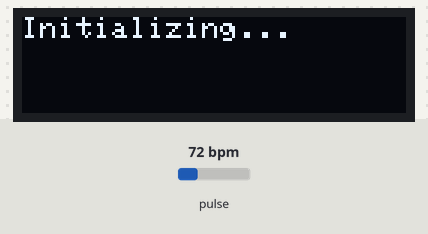
This program was run on a simulated ESP32. Parts: 128×32 one-colour display. The test bench sets the inputs (shaded band); at power-on: pulse 72 bpm. WiFi joins after 1.5 s; servers stay silent unless stated; the local clock reads 2024-03-15 10:24:30 at power-on unless the program sets it; random numbers use the default seed unless the program sets one; no MQTT or app messages arrive unless stated; not simulated (calls return 0 or success): secrets.h; what the program prints to the serial monitor is not drawn.

Above: at 0.05 s.
At 1.7 s:
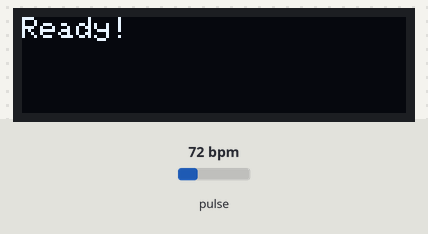
At 18.7 s:
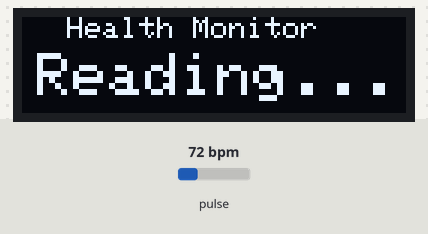

Measured:
- what the display in image 1 shows lasts 17.1 s, from 1.6 s to 18.7 s

The program:

main.cpp
```cpp
// ============================================
// CUSTOM HR ALGORITHM - Bỏ Maxim, tự tính!
// ============================================

#include <Arduino.h>
#include <WiFiClientSecure.h>
#include <MQTTClient.h>
#include <ArduinoJson.h>
#include "secrets.h"
#include <Wire.h>
#include "MAX30105.h"
#include <Adafruit_GFX.h>
#include <Adafruit_SSD1306.h>

MAX30105 particleSensor;

// OLED Setup
#define SCREEN_WIDTH 128
#define SCREEN_HEIGHT 32
#define OLED_RESET -1
#define SCREEN_ADDRESS 0x3C
#define OLED_SDA 4
#define OLED_SCL 5

TwoWire I2C_OLED = TwoWire(1);
Adafruit_SSD1306 display(SCREEN_WIDTH, SCREEN_HEIGHT, &I2C_OLED, OLED_RESET);

// ============================================
// CUSTOM PEAK DETECTION PARAMETERS
// ============================================
#define BUFFER_SIZE 400          // 2 seconds at 100Hz
#define PEAK_MIN_HEIGHT 0.6      // Peak phải cao hơn 60% baseline
#define PEAK_MIN_DISTANCE 40     // Min 40 samples giữa 2 peaks (600ms) → max 100 bpm
#define PEAK_MAX_DISTANCE 150    // Max 150 samples (1.5s) → min 40 bpm

#define HR_MIN 40
#define HR_MAX 140
#define SPO2_MIN 70
#define SPO2_MAX 100

// Buffers
uint32_t irBuffer[BUFFER_SIZE];
int bufferIndex = 0;
bool bufferFilled = false;

// Peak detection state
uint32_t lastPeakTime = 0;
int peakCount = 0;
uint32_t rrIntervals[10]; // Store last 10 RR intervals
int rrIndex = 0;

// Results
float currentHR = 0;
float currentSpO2 = 98; // Default SpO2 (không tính chính xác, chỉ ước lượng)

// Smoothing
float emaHR = 0;
bool emaInitialized = false;
#define EMA_ALPHA 0.3

WiFiClientSecure net = WiFiClientSecure();
MQTTClient client = MQTTClient(512);

// ============================================
// SIGNAL PREPROCESSING
// ============================================
float getBaseline(uint32_t *buffer, int size) {
  uint64_t sum = 0;
  for (int i = 0; i < size; i++) {
    sum += buffer[i];
  }
  return (float)sum / size;
}

float getStdDev(uint32_t *buffer, int size, float mean) {
  float variance = 0;
  for (int i = 0; i < size; i++) {
    float diff = buffer[i] - mean;
    variance += diff * diff;
  }
  return sqrt(variance / size);
}

// Simple Moving Average Filter
void smoothBuffer(uint32_t *buffer, int size) {
  uint32_t temp[BUFFER_SIZE];
  int window = 5; // 5-point moving average

  for (int i = 0; i < size; i++) {
    uint64_t sum = 0;
    int count = 0;

    for (int j = -window/2; j <= window/2; j++) {
      int idx = i + j;
      if (idx >= 0 && idx < size) {
        sum += buffer[idx];
        count++;
      }
    }
    temp[i] = sum / count;
  }

  // Copy back
  for (int i = 0; i < size; i++) {
    buffer[i] = temp[i];
  }
}
// ============================================
// CUSTOM PEAK DETECTION
// ============================================
void detectPeaks() {
  if (!bufferFilled) return;

  smoothBuffer(irBuffer, BUFFER_SIZE);
  // Calculate baseline and threshold
  float baseline = getBaseline(irBuffer, BUFFER_SIZE);
  float stdDev = getStdDev(irBuffer, BUFFER_SIZE, baseline);
  float threshold = baseline + (stdDev * PEAK_MIN_HEIGHT);

  // Find peaks
  int validPeaks = 0;
  uint32_t peakTimes[20]; // Max 20 peaks in 2 seconds

  for (int i = 5; i < BUFFER_SIZE - 5; i++) {
    // Check if this is a local maximum
    if (irBuffer[i] > irBuffer[i-1] &&
        irBuffer[i] > irBuffer[i+1] &&
        irBuffer[i] > irBuffer[i-2] &&
        irBuffer[i] > irBuffer[i+2] &&
        irBuffer[i] > threshold) {

      // Check distance from last peak
      if (validPeaks == 0 ||
          (i - peakTimes[validPeaks-1]) >= PEAK_MIN_DISTANCE) {

        if (validPeaks == 0 ||
            (i - peakTimes[validPeaks-1]) <= PEAK_MAX_DISTANCE) {

          peakTimes[validPeaks] = i;
          validPeaks++;

          if (validPeaks >= 20) break;
        }
      }
    }
  }

  // Calculate HR from peaks
  if (validPeaks >= 3) {
    // Calculate average RR interval
    float totalRR = 0;
    int rrCount = 0;

    for (int i = 1; i < validPeaks; i++) {
      uint32_t rr = peakTimes[i] - peakTimes[i-1];

      // Validate RR interval
      if (rr >= PEAK_MIN_DISTANCE && rr <= PEAK_MAX_DISTANCE) {
        totalRR += rr;
        rrCount++;
      }
    }

    if (rrCount > 0) {
      float avgRR = totalRR / rrCount;

      // Convert to BPM
      // avgRR is in samples, sample rate = 100Hz
      // So avgRR samples = avgRR/100 seconds
      // HR = 60 / (avgRR/100) = 6000 / avgRR
      float calculatedHR = 6000.0 / avgRR;

      // Validate HR
      if (calculatedHR >= HR_MIN && calculatedHR <= HR_MAX) {
        currentHR = calculatedHR;

        // Update EMA
        if (!emaInitialized) {
          emaHR = currentHR;
          emaInitialized = true;
        } else {
          emaHR = EMA_ALPHA * currentHR + (1.0 - EMA_ALPHA) * emaHR;
        }

        Serial.print("✓ Peaks found: "); Serial.print(validPeaks);
        Serial.print(" | Avg RR: "); Serial.print(avgRR);
        Serial.print(" samples | Raw HR: "); Serial.print(calculatedHR, 1);
        Serial.print(" | Smoothed: "); Serial.println(emaHR, 1);
      } else {
        Serial.print("✗ Invalid HR: "); Serial.println(calculatedHR);
      }
    }
  } else {
    Serial.print("✗ Too few peaks: "); Serial.println(validPeaks);
  }
}

// ============================================
// SIMPLE SPO2 ESTIMATION
// ============================================
float estimateSpO2() {
  // Simplified SpO2 estimation based on IR/RED ratio
  // This is NOT accurate, just for display purposes

  uint64_t sumIR = 0, sumRed = 0;
  for (int i = 0; i < BUFFER_SIZE; i++) {
    sumIR += irBuffer[i];
  }

  // Read some RED samples for ratio
  uint32_t redSamples[10];
  for (int i = 0; i < 10; i++) {
    while (particleSensor.available() == false)
      particleSensor.check();
    redSamples[i] = particleSensor.getRed();
    particleSensor.nextSample();
  }

  uint64_t sumRedLocal = 0;
  for (int i = 0; i < 10; i++) {
    sumRedLocal += redSamples[i];
  }

  float avgIR = sumIR / BUFFER_SIZE;
  float avgRed = sumRedLocal / 10;

  // Simple ratio-based estimation
  float ratio = avgRed / avgIR;

  // Empirical formula (very rough approximation)
  float spo2 = 120 - 25 * ratio;

  // Clamp to valid range
  if (spo2 < SPO2_MIN) spo2 = SPO2_MIN;
  if (spo2 > SPO2_MAX) spo2 = SPO2_MAX;

  return spo2;
}

// ============================================
// NETWORK FUNCTIONS
// ============================================
void connectWiFi() {
  WiFi.mode(WIFI_STA);
  WiFi.begin(WIFI_SSID, WIFI_PASSWORD);
  Serial.print("Connecting WiFi");
  while (WiFi.status() != WL_CONNECTED) {
    delay(500);
    Serial.print(".");
  }
  Serial.println("\nWiFi Connected!");
}

void connectAWS() {
  if (WiFi.status() != WL_CONNECTED) connectWiFi();

  configTime(0, 0, "pool.ntp.org", "time.nist.gov");
  Serial.print("Syncing time");
  while (time(nullptr) < 1000000000l) {
    delay(1000);
    Serial.print(".");
  }
  Serial.println("\nTime synced!");

  net.setCACert(AWS_CERT_CA);
  net.setCertificate(AWS_CERT_CRT);
  net.setPrivateKey(AWS_CERT_PRIVATE);
  client.begin(MQTT_HOST, 8883, net);

  Serial.print("Connecting AWS");
  String clientId = "ESP32_" + String(random(0xffff), HEX);

  while (!client.connect(clientId.c_str())) {
    Serial.print(".");
    delay(500);
  }

  if (!client.connected()) {
    Serial.println("Timeout!");
    return;
  }
  Serial.println("\nAWS Connected!");
}

void publishMessage(int hr, int sp) {
  StaticJsonDocument<200> doc;
  doc["device_id"] = "ESP32_01";
  doc["heart_rate"] = hr;
  doc["spo2"] = sp;
  doc["timestamp"] = millis();
  doc["algorithm"] = "custom_peak";

  char jsonBuffer[512];
  serializeJson(doc, jsonBuffer);

  client.publish(MQTT_TOPIC, jsonBuffer);
  Serial.print("📤 AWS: ");
  Serial.println(jsonBuffer);
}

// ============================================
// DISPLAY UPDATE
// ============================================
void updateDisplay(int hr, int spo2, bool fingerDetected) {
  display.clearDisplay();

  if (!fingerDetected) {
    display.setTextSize(1);
    display.setCursor(15, 0);
    display.println("Health Monitor");
    display.setTextSize(2);
    display.setCursor(10, 12);
    display.println("No Finger");
  } else if (hr == 0) {
    display.setTextSize(1);
    display.setCursor(15, 0);
    display.println("Health Monitor");
    display.setTextSize(2);
    display.setCursor(5, 12);
    display.println("Reading...");
  } else {
    // Display results
    display.setTextSize(1);
    display.setCursor(10, 0);
    display.print("HR");
    display.setCursor(80, 0);
    display.print("SpO2");

    display.setTextSize(2);
    display.setCursor(0, 12);
    display.print(hr);

    display.setTextSize(1);
    display.setCursor(35, 18);
    display.print("bpm");

    display.setTextSize(2);
    display.setCursor(68, 12);
    display.print(spo2);

    display.setTextSize(1);
    display.setCursor(110, 18);
    display.print("%");
  }

  display.display();
}

// ============================================
// SETUP
// ============================================
void setup() {
  Serial.begin(115200);
  Serial.println("\n=== Custom HR Algorithm ===");

  // OLED
  I2C_OLED.begin(OLED_SDA, OLED_SCL, 100000);
  if (!display.begin(SSD1306_SWITCHCAPVCC, SCREEN_ADDRESS)) {
    Serial.println("OLED not found!");
    while (1);
  }
  display.clearDisplay();
  display.setTextSize(1);
  display.setTextColor(SSD1306_WHITE);
  display.setCursor(0, 0);
  display.println("Initializing...");
  display.display();

  // Sensor
  if (!particleSensor.begin(Wire, I2C_SPEED_FAST)) {
    Serial.println("Sensor not found!");
    display.clearDisplay();
    display.setCursor(0, 0);
    display.println("Sensor Error!");
    display.display();
    while (1);
  }

  // Optimal settings
  byte ledBrightness = 50;
  byte sampleAverage = 4;
  byte ledMode = 2;
  byte sampleRate = 100;
  int pulseWidth = 411;
  int adcRange = 4096;
  particleSensor.setup(ledBrightness, sampleAverage, ledMode, sampleRate, pulseWidth, adcRange);

  // Network
  display.clearDisplay();
  display.setCursor(0, 0);
  display.println("Connecting WiFi...");
  display.display();
  connectAWS();

  display.clearDisplay();
  display.setCursor(0, 0);
  display.println("Ready!");
  display.display();
  delay(1000);

  Serial.println("System Ready!");
  Serial.println("Using custom peak detection");
  Serial.println("Place finger on sensor...\n");
}

// ============================================
// MAIN LOOP
// ============================================
void loop() {
  client.loop();
  if (!client.connected()) connectAWS();

  // Read new sample
  while (particleSensor.available() == false)
    particleSensor.check();

  irBuffer[bufferIndex] = particleSensor.getIR();
  particleSensor.nextSample();

  bufferIndex++;

  // Check if buffer is full
  if (bufferIndex >= BUFFER_SIZE) {
    bufferIndex = 0;
    bufferFilled = true;
  }

  // Process every 2 seconds (when buffer is full)
  if (bufferFilled && bufferIndex == 0) {
    // Check for finger presence
    float avgIR = getBaseline(irBuffer, BUFFER_SIZE);

    Serial.println("\n━━━━━━━━━━━━━━━━━━━━");
    Serial.print("Avg IR: "); Serial.println(avgIR);

    if (avgIR < 50000) {
      Serial.println("No finger detected");
      emaHR = 0;
      emaInitialized = false;
      updateDisplay(0, 0, false);
    } else {
      Serial.println("Finger detected");

      static float lastAvgIR = 0;
  float irChange = abs(avgIR - lastAvgIR) / lastAvgIR;

  if (lastAvgIR == 0) {
    lastAvgIR = avgIR;
  }

  if (irChange > 0.10) { // IR changed > 10%
    Serial.print("Signal unstable (IR changed ");
    Serial.print(irChange * 100, 1);
    Serial.println("%), warming up...");
    updateDisplay(0, 0, true); // Show "Reading..."
    lastAvgIR = avgIR;
    emaHR = 0; // Reset EMA
    emaInitialized = false;
    return; // Skip this cycle
  }
      // Detect peaks and calculate HR
      detectPeaks();

      // Estimate SpO2
      currentSpO2 = estimateSpO2();

      // Get final values
      int finalHR = (int)(emaHR + 0.5);
      int finalSpO2 = (int)(currentSpO2 + 0.5);

      if (finalHR >= HR_MIN && finalHR <= HR_MAX) {
        Serial.print("Final HR: "); Serial.print(finalHR);
        Serial.print(" bpm | SpO2: "); Serial.print(finalSpO2);
        Serial.println("%");

        updateDisplay(finalHR, finalSpO2, true);
        publishMessage(finalHR, finalSpO2);

        delay(3000); // Send every 3 seconds
      } else {
        Serial.println("Waiting for stable reading...");
        updateDisplay(0, 0, true);
      }
    }
  }
}
```
